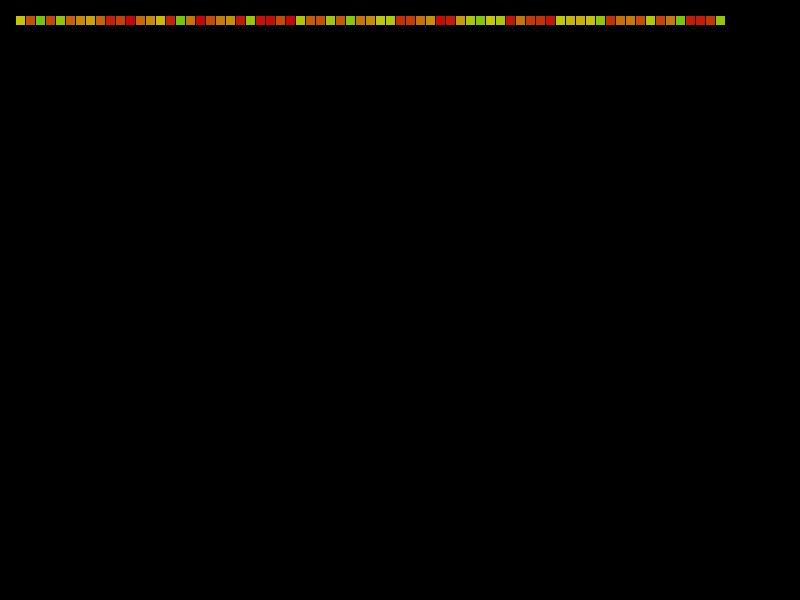
Frame 1 (no input)
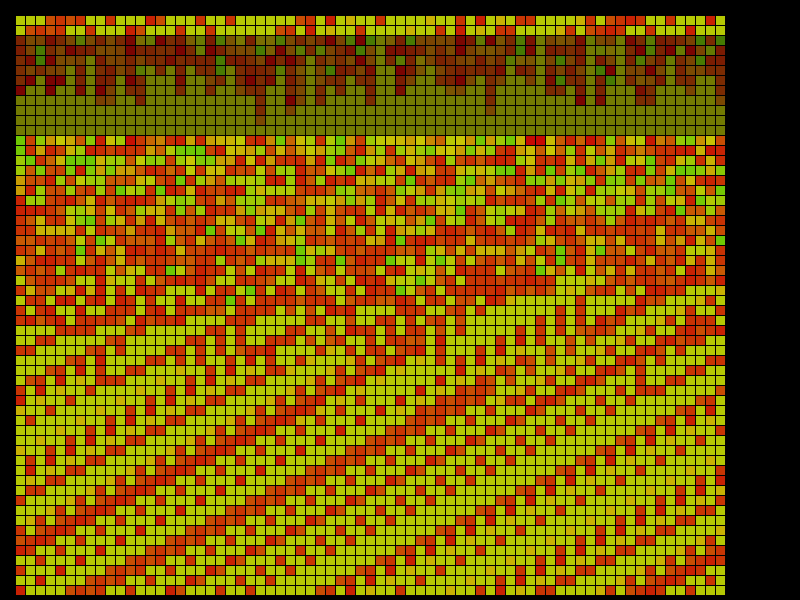
Frame 60 (the mouse pressed at the canvas centre just before this capture)
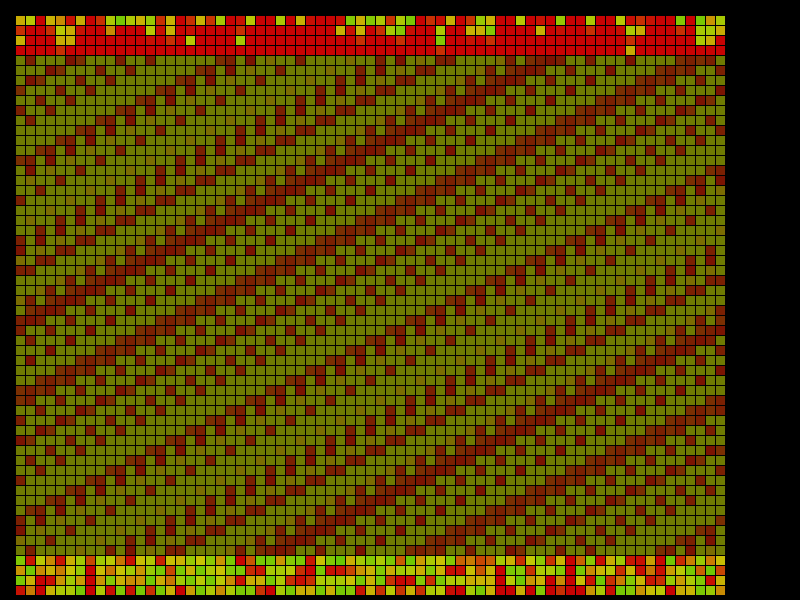
Frame 120 (the mouse held since frame 60 and released just before this capture)

The Processing sketch that drew these frames (run headless with seeded random() and noise(); from frame 60 on, the mouse is pressed at the canvas centre):

// Processing sketch: CA1D
// ── CA1D.pde
// 1D Cellular Automaton.
//
// General process:
// * CA state is a 1D vector of cells
// * During each iteration, every cell receives a new value based on the current CA state
// * This process continues until the new CA state is a repetition of an old state
//
// Process to fill a cell:
// * Extract one bit of each parent cell at positions (idx-1, idx, idx+1)
// * Pack into 3-bit variable, resulting of values: [0..7]
// * Based on this value, apply one of 8 rules
//
// Rules determine how the new cell state is computed. General structure:
// * old value = value of cell at current index
// * offset = old value * fixed coefficient
// * source index = current cell index + offset
// * new cell value = value of cell at source index
//
// During setup:
// * Seed cells with random value
// * Randomise indices of bit to extract from each parent cell
// * Randomise coefficients {-1, 1} to apply for all 8 rules
//
// You do get spaceships, but not very often.

import java.util.Arrays;
import java.util.HashMap;
import java.util.LinkedList;
import java.util.Map;

int numCells = 71;
int maxVal = 100;
int maxParentBit = 7; // TODO: calculate from maxVal

int[] cells = new int[numCells];
int[] nextCells = new int[numCells];

int historySize = numCells * numCells;
LinkedList<int[]> history = new LinkedList<int[]>();

int cellSize;
int numRows;
int rowIdx = 0;
int numGenerations;
int[] parentBits = new int[3];
int[] ruleCoefficients = new int[8];
Map<Integer, Integer> ruleStats = new HashMap<Integer, Integer>();

void setup() {
  size(800, 600);
//  frameRate(10);
  colorMode(HSB);
  background(0);
  
  cellSize = (width-30) / numCells;
  numRows = (height - 30) / cellSize;
  
  seed();
  makeRules();
}

void draw() {
//  int idx = numGenerations % numRows; // vertical drawing position

  // Draw
  stroke(0);
  for (int i=0; i<numCells; i++) {
    fill(
      (float)get(i) / maxVal * 255/4.0,
     250, 
      200);
    rect(
      15 + i * cellSize,
      15 + rowIdx * cellSize, 
      cellSize,
      cellSize);
  }
  
  // Move
  for (int i=0; i<numCells; i++) {
    int value = 
      getBit(get(i-1), parentBits[0]) << 2 |
      getBit(get(i), parentBits[1]) << 1 |
      getBit(get(i+1), parentBits[2]);
    
    int coeff = ruleCoefficients[value];
    switch(value) {
      // "The Rules"
      case 0: set(i, get(i+coeff*get(i))); break;
      case 1: set(i, get(i+coeff*get(i))); break;
      case 2: set(i, get(i+coeff*get(i))); break;
      case 3: set(i, get(i+coeff*get(i))); break;
      case 4: set(i, get(i+coeff*get(i))); break;
      case 5: set(i, get(i+coeff*get(i))); break;
      case 6: set(i, get(i+coeff*get(i))); break;
      case 7: set(i, get(i+coeff*get(i))); break;
    }

    // Stats
    if (!ruleStats.containsKey(value)) ruleStats.put(value, 0);
    ruleStats.put(value, ruleStats.get(value) + 1);
  }
  
  // Prepare next generation
  cells = nextCells;
  nextCells = new int[numCells];

  if (inHistory(cells)) {
    println("Cycle detected after " + numGenerations + " generations.");
    println("Rule frequency table: " + ruleStats);
    println();
    restart();
  }
  else {
    addToHistory(cells);  
    numGenerations++;
  }
  
  if (++rowIdx > numRows) {
    rowIdx = 0;
  }
}

void restart() {
    seed();
    makeRules();
    numGenerations = 0;
//    background(0);
    fill(0, 0, 0, 100);
    rect(0, 0, width, height);
    history.clear();
    ruleStats.clear();
}

void addToHistory(int[] cells) {
  history.add(cells);
  if (history.size() > historySize) {
    history.remove(); // remove first (oldest)
  }
}

boolean inHistory(int[] cells) {
  for (int[] h : history) {
    if (Arrays.equals(h, cells)) {
      return true;
    }
  }
  return false;
}

void seed() {
  for (int i=0; i<numCells; i++) {
    cells[i] = floor(random(maxVal + 1));
  }
}

void makeRules() {
  print("Parent bits: ");
  for (int i=0; i<parentBits.length; i++) {
    parentBits[i] = floor(random(maxParentBit + 1));
    print(parentBits[i] + " ");
  }
  println();
  print("Rule coefficients: ");
  for (int i=0; i<ruleCoefficients.length; i++) {
    ruleCoefficients[i] = random(1) >= 0.5 ? 1 : -1;
    print(ruleCoefficients[i] + " ");
  }
  println();
}

int getBit(int val, int bitIdx) {
  return (val & (1 << bitIdx)) >> bitIdx;
}

int get(int idx) {
  while(idx<0) idx += numCells;
  return cells[idx % numCells];
}

void set(int idx, int value) {
  while(idx<0) idx += numCells;
  nextCells[idx % numCells] = value;
}

void keyPressed() {
  if (key == ' ') {
    restart();
  }
}
